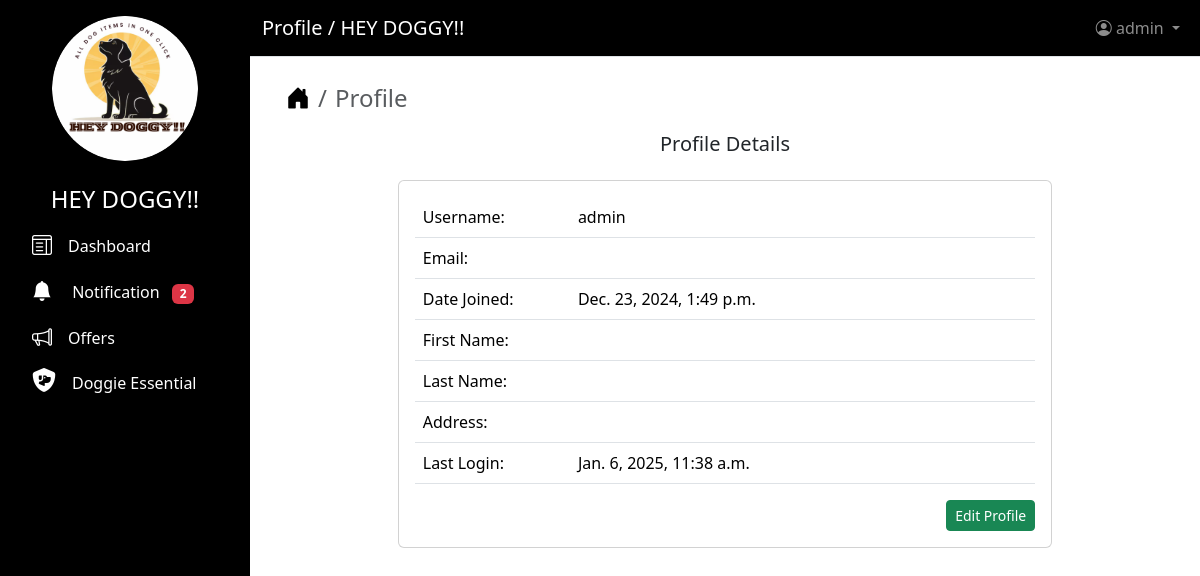
Screenshot of /profile/ (signed in) with the database file from the repository.
### users/models.py (models this page shows)
class CustomUser(AbstractUser):
    ROLE = (("SHOP OWNER", "SHOP OWNER"),)
    role = models.CharField(max_length=200, choices=ROLE, blank=True)

### users/views.py (the view)
# urls.py: path("profile/", views.profile, name="profile"),
@login_required(login_url="signup")
def profile(request):
    context = {
        "page_title": "Profile",
        "counts": Notification.objects.filter(
            is_read=False, username=request.user
        ).count(),
    }
    return render(request, "profile.html", context)

### users/templates/profile.html (shortened to what this page needs)
{% extends "base.html" %}
{% block content %}
    <div class="container ">
        <nav aria-label="breadcrumb">
            <ol class="breadcrumb fs-4">
                <li class="breadcrumb-item">
                    <a href="{% url 'home' %}" class="text-decoration-none text-black"><i class="bi bi-house-door-fill"></i></a>
                </li>
                <li class="breadcrumb-item active" aria-current="page">{{ page_title }}</li>
            </ol>
        </nav>
    </div>
    <div class="text-center m-3">
        <h5>Profile Details</h5>
    </div>
    <div class="row d-flex justify-content-center" >
        <div class="col-9">
            <div class="card m-2">
                <div class="card-body">
                    <table class="table">
                        <tbody>
                            <tr>
                                <td class="w-25">Username:</td>
                                <td>{{ user.username }}</td>
                            </tr>
                            <tr>
                                <td>Email:</td>
                                <td>{{ user.email }}</td>
                            </tr>
                            <tr>
                                <td>Date Joined:</td>
                                <td>{{ user.date_joined }}</td>
                            </tr>
                            <tr>
                                <td>First Name:</td>
                                <td>{{ user.first_name }}</td>
                            </tr>
                            <tr>
                                <td>Last Name:</td>
                                <td>{{ user.last_name }}</td>
                            </tr>
                            <tr>
                                <td>Address:</td>
                                <td>{{ user.address }}</td>
                            </tr>
                            <tr>
                                <td>Last Login:</td>
                                <td>{{ user.last_login }}</td>
                            </tr>
                        </tbody>
                    </table>
                    <div class="text-end">
                        <a href="{% url 'profile_update' user.id %}">
                            <button type="button" class="btn btn-success btn-sm">Edit Profile</button>
                        </a>
                    </div>
                </div>
            </div>
        </div>
    </div>
</div>
</div>
{% endblock content %}

### users/templates/base.html (shortened to what this page needs)
<!DOCTYPE html>
<html lang="en">
  <head>
    {% load static %}
    <link href="https://cdnjs.cloudflare.com/ajax/libs/font-awesome/6.5.0/css/all.min.css"
          rel="stylesheet">
    <link rel="stylesheet"
          href="https://cdn.jsdelivr.net/npm/bootstrap-icons@1.11.3/font/bootstrap-icons.min.css">
    <link rel="stylesheet"
          href="https://cdnjs.cloudflare.com/ajax/libs/bootstrap/5.3.2/css/bootstrap.min.css" />
  </head>
  <body>
    <nav class="sidebar text-white p-3">
      <div class="d-grid col-8 mx-auto">
        <img src="{% static 'image/09.png' %}"
             alt="Logo"
             class="img-fluid rounded-circle"
             height="100"
             width="160">
      </div>
      <ul class="nav flex-column">
        <li class="nav-item">
          <h4 class="text-center mt-4">HEY DOGGY!!</h4>
        </li>
        <li class="nav-item">
          <a class="nav-link active text-decoration-none text-white"
             href="{% url 'dashboard' %}">
            <i class="bi bi-layout-text-window fs-5"></i><span class="ms-3">Dashboard</span>
          </a>
        </li>
        <li class="nav-item">
          <a class="nav-link active text-decoration-none text-white"
             href="{% url 'notification' %}">
            <i class="bi bi-bell-fill fs-5"></i>
            <span class="ms-3">Notification</span>
            <span class="badge bg-danger ms-2">{{ counts }}</span>
          </a>
        </li>
        <li class="nav-item">
          <a class="nav-link active text-decoration-none text-white"
             href="{% url 'view_offers' %}">
            <i class="bi bi-megaphone fs-5"></i><span class="ms-3">Offers</span>
          </a>
        </li>
        <li class="nav-item">
          <a class="nav-link active text-decoration-none text-white"
             href="{% url 'view_shop' %}">
            <i class="fa-solid fa-shield-dog fs-4"></i><span class="ms-3">Doggie Essential</span>
          </a>
        </li>
      </ul>
    </nav>
    <div class="main-content">
      <nav class="navbar navbar-expand-lg navbar-dark border-bottom"
           style="background-color: #000000">
        <div class="container-fluid">
          <a class="navbar-brand text-white" href="#">{{ page_title }} / HEY DOGGY!!</a>
          <ul class="navbar-nav ms-auto">
            <li class="nav-item dropdown">
              <a class="nav-link dropdown-toggle"
                 href="#"
                 id="navbarDropdown"
                 role="button"
                 data-bs-toggle="dropdown">
                <i class="bi bi-person-circle"></i> {{ user }}
              </a>
            </li>
          </ul>
        </div>
      </nav>
      <div class="content-area p-4">
        {% block content %}
        {% endblock content %}
  </body>
</html>

### users/templates/base.html (style rules this page uses)
body { margin: 0; padding: 0; overflow-x: hidden; }
nav.sidebar { position: fixed; top: 0; left: 0; height: 100vh; width: 250px; background-color: #000000; color: white; z-index: 1000; overflow-y: auto; }
nav.sidebar .nav-link { transition: background-color 0.3s ease, color 0.3s ease; }
.main-content { margin-left: 250px; width: calc(100% - 250px); }
nav.navbar { position: fixed; top: 0; left: 250px; width: calc(100% - 250px); z-index: 1001; }
.content-area { margin-top: 56px; }

### rows the page displays
CustomUser: username "admin", date_joined "Dec. 23, 2024, 1:49 p.m.", last_login "Jan. 6, 2025, 11:38 a.m."

### other values shown
{{ counts }} "2"
{{ page_title }} "Profile"
